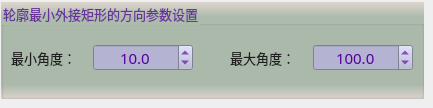
        <widget class="QWidget" name="page_12">
         <widget class="QGroupBox" name="groupParam_12">
          <property name="geometry">
           <rect>
            <x>1</x>
            <y>2</y>
            <width>423</width>
            <height>97</height>
           </rect>
          </property>
          <property name="font">
           <font>
            <family>微软雅黑</family>
            <pointsize>10</pointsize>
           </font>
          </property>
          <property name="styleSheet">
           <string notr="true">background-color: qlineargradient(x1:0, y1:0, x2:0, y2:1, stop:0 #dfd5cf, stop: 0.15 #acbbac, stop: 0.85 #acbbac,stop:1 #dfd5cf);
color: rgb(105, 50, 155);</string>
          </property>
          <property name="title">
           <string>轮廓最小外接矩形的方向参数设置</string>
          </property>
          <widget class="QDoubleSpinBox" name="spinMinRectPhi">
           <property name="geometry">
            <rect>
             <x>92</x>
             <y>42</y>
             <width>100</width>
             <height>27</height>
            </rect>
           </property>
           <property name="font">
            <font>
             <family>微软雅黑</family>
             <pointsize>11</pointsize>
            </font>
           </property>
           <property name="styleSheet">
            <string notr="true">QWidget{color: rgb(85, 0, 155);background-color: rgb(180, 180, 210);}
QDoubleSpinBox::up-button{
    border:transparent;
}
QDoubleSpinBox::down-button{
    border:transparent;
}
QDoubleSpinBox::up-arrow{
    image:url(:/resource/up.png);
}
QDoubleSpinBox::down-arrow{
    image:url(:/resource/down.png);
}</string>
           </property>
           <property name="alignment">
            <set>Qt::AlignCenter</set>
           </property>
           <property name="decimals">
            <number>1</number>
           </property>
           <property name="minimum">
            <double>0.000000000000000</double>
           </property>
           <property name="maximum">
            <double>359.899999999999977</double>
           </property>
           <property name="singleStep">
            <double>0.100000000000000</double>
           </property>
           <property name="value">
            <double>10.000000000000000</double>
           </property>
          </widget>
          <widget class="QLabel" name="label_35">
           <property name="geometry">
            <rect>
             <x>229</x>
             <y>46</y>
             <width>81</width>
             <height>19</height>
            </rect>
           </property>
           <property name="font">
            <font>
             <family>微软雅黑</family>
             <pointsize>10</pointsize>
             <weight>50</weight>
             <bold>false</bold>
            </font>
           </property>
           <property name="styleSheet">
            <string notr="true">color: rgb(30, 30, 30);
background: transparent;</string>
           </property>
           <property name="text">
            <string>最大角度：</string>
           </property>
          </widget>
          <widget class="QLabel" name="label_36">
           <property name="geometry">
            <rect>
             <x>10</x>
             <y>46</y>
             <width>81</width>
             <height>19</height>
            </rect>
           </property>
           <property name="font">
            <font>
             <family>微软雅黑</family>
             <pointsize>10</pointsize>
             <weight>50</weight>
             <bold>false</bold>
            </font>
           </property>
           <property name="styleSheet">
            <string notr="true">color: rgb(30, 30, 30);
background: transparent;</string>
           </property>
           <property name="text">
            <string>最小角度：</string>
           </property>
          </widget>
          <widget class="QDoubleSpinBox" name="spinMaxRectPhi">
           <property name="geometry">
            <rect>
             <x>312</x>
             <y>42</y>
             <width>100</width>
             <height>27</height>
            </rect>
           </property>
           <property name="font">
            <font>
             <family>微软雅黑</family>
             <pointsize>11</pointsize>
            </font>
           </property>
           <property name="styleSheet">
            <string notr="true">QWidget{color: rgb(85, 0, 155);background-color: rgb(180, 180, 210);}
QDoubleSpinBox::up-button{
    border:transparent;
}
QDoubleSpinBox::down-button{
    border:transparent;
}
QDoubleSpinBox::up-arrow{
    image:url(:/resource/up.png);
}
QDoubleSpinBox::down-arrow{
    image:url(:/resource/down.png);
}</string>
           </property>
           <property name="alignment">
            <set>Qt::AlignCenter</set>
           </property>
           <property name="decimals">
            <number>1</number>
           </property>
           <property name="minimum">
            <double>0.100000000000000</double>
           </property>
           <property name="maximum">
            <double>360.000000000000000</double>
           </property>
           <property name="singleStep">
            <double>0.100000000000000</double>
           </property>
           <property name="value">
            <double>100.000000000000000</double>
           </property>
          </widget>
         </widget>
        </widget>
